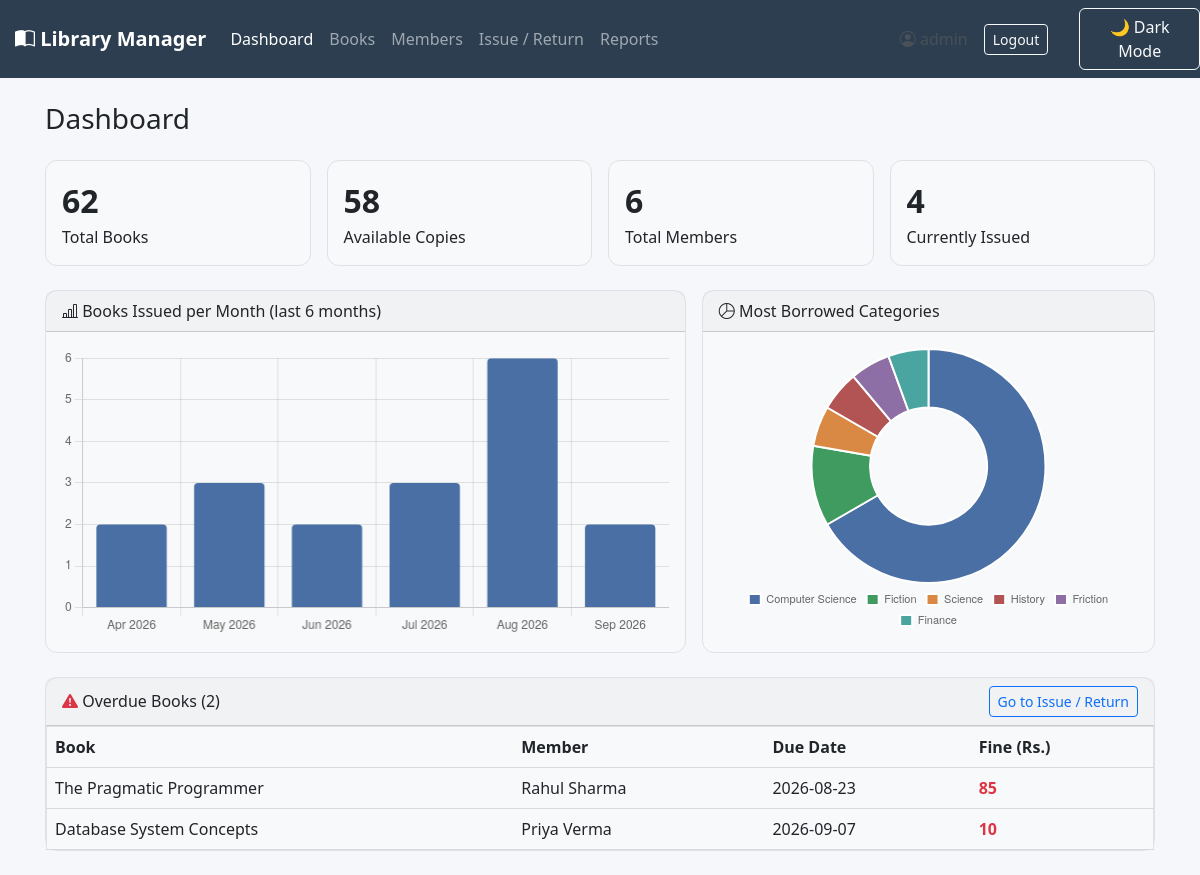
The app's page /dashboard (signed in) with its own data.
### tables this page shows
CREATE TABLE issue_records (
    issue_id INTEGER PRIMARY KEY AUTOINCREMENT,
    book_id INTEGER NOT NULL,
    member_id INTEGER NOT NULL,
    issue_date TEXT NOT NULL,
    due_date TEXT NOT NULL,
    return_date TEXT,
    fine_amount REAL DEFAULT 0,
    status TEXT NOT NULL DEFAULT 'Issued',
    FOREIGN KEY (book_id) REFERENCES books(book_id),
    FOREIGN KEY (member_id) REFERENCES members(member_id)
);

CREATE TABLE books (
    book_id INTEGER PRIMARY KEY AUTOINCREMENT,
    title TEXT NOT NULL,
    author TEXT NOT NULL,
    publisher TEXT,
    isbn TEXT,
    category TEXT,
    total_copies INTEGER NOT NULL DEFAULT 1,
    available_copies INTEGER NOT NULL DEFAULT 1
);

CREATE TABLE members (
    member_id INTEGER PRIMARY KEY AUTOINCREMENT,
    name TEXT NOT NULL,
    email TEXT,
    phone TEXT,
    address TEXT,
    join_date TEXT NOT NULL
);

### app.py (the view)
@app.route("/dashboard")
@login_required
def dashboard():
    conn = get_connection()
    total_books = conn.execute("SELECT COALESCE(SUM(total_copies),0) AS c FROM books").fetchone()["c"]
    available_books = conn.execute("SELECT COALESCE(SUM(available_copies),0) AS c FROM books").fetchone()["c"]
    total_members = conn.execute("SELECT COUNT(*) AS c FROM members").fetchone()["c"]
    currently_issued = conn.execute(
        "SELECT COUNT(*) AS c FROM issue_records WHERE status = 'Issued'"
    ).fetchone()["c"]
    overdue_rows = conn.execute(
        """
        SELECT ir.issue_id, b.title, m.name AS member_name, ir.due_date
        FROM issue_records ir
        JOIN books b ON b.book_id = ir.book_id
        JOIN members m ON m.member_id = ir.member_id
        WHERE ir.status = 'Issued' AND ir.due_date < date('now')
        ORDER BY ir.due_date ASC
        """
    ).fetchall()
    overdue_list = []
    for row in overdue_rows:
        fine = calculate_fine(row["due_date"])
        overdue_list.append({**dict(row), "fine": fine})
    conn.close()
    stats = {
        "total_books": total_books,
        "available_books": available_books,
        "total_members": total_members,
        "currently_issued": currently_issued,
        "overdue_count": len(overdue_list),
    }
    return render_template("dashboard.html", stats=stats, overdue_list=overdue_list)

### app.py (called while the page is built)
def login_required(view):
    from functools import wraps
    @wraps(view)
    def wrapped(*args, **kwargs):
        if "user_id" not in session:
            flash("Please log in to continue.", "warning")
            return redirect(url_for("login"))
        return view(*args, **kwargs)
    return wrapped

def calculate_fine(due_date_str, return_date_str=None):
    due = date.fromisoformat(due_date_str)
    ref = date.fromisoformat(return_date_str) if return_date_str else date.today()
    overdue_days = (ref - due).days
    if overdue_days > 0:
        return overdue_days * FINE_PER_DAY
    return 0

### database.py (called while the page is built)
def get_connection():
    conn = sqlite3.connect(DB_PATH)
    conn.row_factory = sqlite3.Row
    conn.execute("PRAGMA foreign_keys = ON")
    return conn

### templates/dashboard.html (shortened to what this page needs)
{% extends "base.html" %}
{% block content %}
<h3 class="mb-4">Dashboard</h3>
<div class="row g-3 mb-4">
  <div class="col-12 col-sm-6 col-lg-3">
    <div class="card stat-card bg-stat-1 p-3">
      <div class="stat-number">{{ stats.total_books }}</div>
      <div>Total Books</div>
    </div>
  </div>
  <div class="col-12 col-sm-6 col-lg-3">
    <div class="card stat-card bg-stat-2 p-3">
      <div class="stat-number">{{ stats.available_books }}</div>
      <div>Available Copies</div>
    </div>
  </div>
  <div class="col-12 col-sm-6 col-lg-3">
    <div class="card stat-card bg-stat-3 p-3">
      <div class="stat-number">{{ stats.total_members }}</div>
      <div>Total Members</div>
    </div>
  </div>
  <div class="col-12 col-sm-6 col-lg-3">
    <div class="card stat-card bg-stat-4 p-3">
      <div class="stat-number">{{ stats.currently_issued }}</div>
      <div>Currently Issued</div>
    </div>
  </div>
</div>
<div class="row g-3 mb-4">
  <div class="col-12 col-lg-7">
    <div class="card h-100">
      <div class="card-header">
        <i class="bi bi-bar-chart-line"></i> Books Issued per Month (last 6 months)
      </div>
      <div class="card-body chart-card-body">
        <canvas id="issuesPerMonthChart"></canvas>
      </div>
    </div>
  </div>
  <div class="col-12 col-lg-5">
    <div class="card h-100">
      <div class="card-header">
        <i class="bi bi-pie-chart"></i> Most Borrowed Categories
      </div>
      <div class="card-body chart-card-body">
        <canvas id="categoryChart"></canvas>
      </div>
    </div>
  </div>
</div>
<div class="card">
  <div class="card-header d-flex justify-content-between align-items-center">
    <span><i class="bi bi-exclamation-triangle-fill text-danger"></i> Overdue Books ({{ stats.overdue_count }})</span>
    <a href="{{ url_for('issue_return') }}" class="btn btn-sm btn-outline-primary">Go to Issue / Return</a>
  </div>
  <div class="card-body p-0">
    {% if overdue_list %}
    <table class="table table-hover mb-0">
      <thead class="table-light">
        <tr>
          <th>Book</th>
          <th>Member</th>
          <th>Due Date</th>
          <th>Fine (Rs.)</th>
        </tr>
      </thead>
      <tbody>
        {% for row in overdue_list %}
        <tr>
          <td>{{ row.title }}</td>
          <td>{{ row.member_name }}</td>
          <td>{{ row.due_date }}</td>
          <td class="text-danger fw-semibold">{{ row.fine }}</td>
        </tr>
        {% endfor %}
      </tbody>
    </table>
    {% else %}
    <p class="text-muted p-3 mb-0">No overdue books right now. 🎉</p>
    {% endif %}
  </div>
</div>
{% endblock %}
{% block scripts %}
<script>
  const brandAccent = '#4a6fa5';
  const brandColors = ['#4a6fa5', '#3f9b5f', '#d98944', '#b25454', '#8e6fa5', '#4aa5a0', '#a5824a', '#7a7a7a'];
  // --- Chart 1: Books issued per month (bar chart) ---
  fetch("{{ url_for('analytics_issues_per_month') }}")
    .then(res => res.json())
    .then(data => {
      new Chart(document.getElementById('issuesPerMonthChart'), {
        type: 'bar',
        data: {
          labels: data.labels,
          datasets: [{
            label: 'Books Issued',
            data: data.counts,
            backgroundColor: brandAccent,
            borderRadius: 4,
          }]
        },
        options: {
          responsive: true,
          maintainAspectRatio: false,
          plugins: { legend: { display: false } },
          scales: {
            y: { beginAtZero: true, ticks: { precision: 0 } }
          }
        }
      });
    });
  // --- Chart 2: Most borrowed categories (doughnut chart) ---
  fetch("{{ url_for('analytics_category_popularity') }}")
    .then(res => res.json())
    .then(data => {
      new Chart(document.getElementById('categoryChart'), {
        type: 'doughnut',
        data: {
          labels: data.labels,
          datasets: [{
            data: data.counts,
            backgroundColor: brandColors,
          }]
        },
        options: {
          responsive: true,
          maintainAspectRatio: false,
          plugins: { legend: { position: 'bottom', labels: { boxWidth: 12, font: { size: 11 } } } }
        }
      });
    });
</script>
{% endblock %}

### static/style.css (style rules this page uses)
:root { --brand-dark: #2c3e50; --brand-accent: hsl(216,38%,47%); --bg-color: #f5f7fa; --card-color: #f8f9fa; --text-color: #212529; --border-color: #d9d9d9; }
body { background-color: var(--bg-color); color: var(--text-color); }
.stat-card { border: none; border-radius: 0.75rem; color: #fff; }
.stat-card .stat-number { font-size: 2rem; font-weight: 700; }
.bg-stat-1 { background-color: #4a6fa5; }
.bg-stat-2 { background-color: #3f9b5f; }
.bg-stat-3 { background-color: #d98944; }
.bg-stat-4 { background-color: #b25454; }
.card { border-radius:0.6rem; background:var(--card-color); color:var(--text-color); border:1px solid var(--border-color); }
.chart-card-body { position: relative; height: 280px; }
.table { background:var(--card-color); color:var(--text-color); }
.table th, .table td { background:var(--card-color); color:var(--text-color); border-color:var(--border-color); }
.card, .table, .table-responsive, .form-control, .form-select, .input-group-text, .list-group-item { background-color: #f8f9fa; color: #212529; border: 1px solid #dee2e6; transition: 0.3s; }
.card, .stat-card { width:100%; border-radius:12px; }
.chart-card-body { width:100%; height:320px; }
.card { height:100%; border-radius:12px; }
.chart-card-body { min-height:300px; }
canvas { width:100% !important; height:100% !important; }

### records on screen
issue_records: title "The Pragmatic Programmer", member_name "Rahul Sharma", due_date "2026-08-23", fine "85"
issue_records: title "Database System Concepts", member_name "Priya Verma", due_date "2026-09-07", fine "10"

### other values on screen
{{ session.username }} "admin"
{{ stats.total_books }} "62"
{{ stats.available_books }} "58"
{{ stats.total_members }} "6"
{{ stats.currently_issued }} "4"
{{ stats.overdue_count }} "2"
